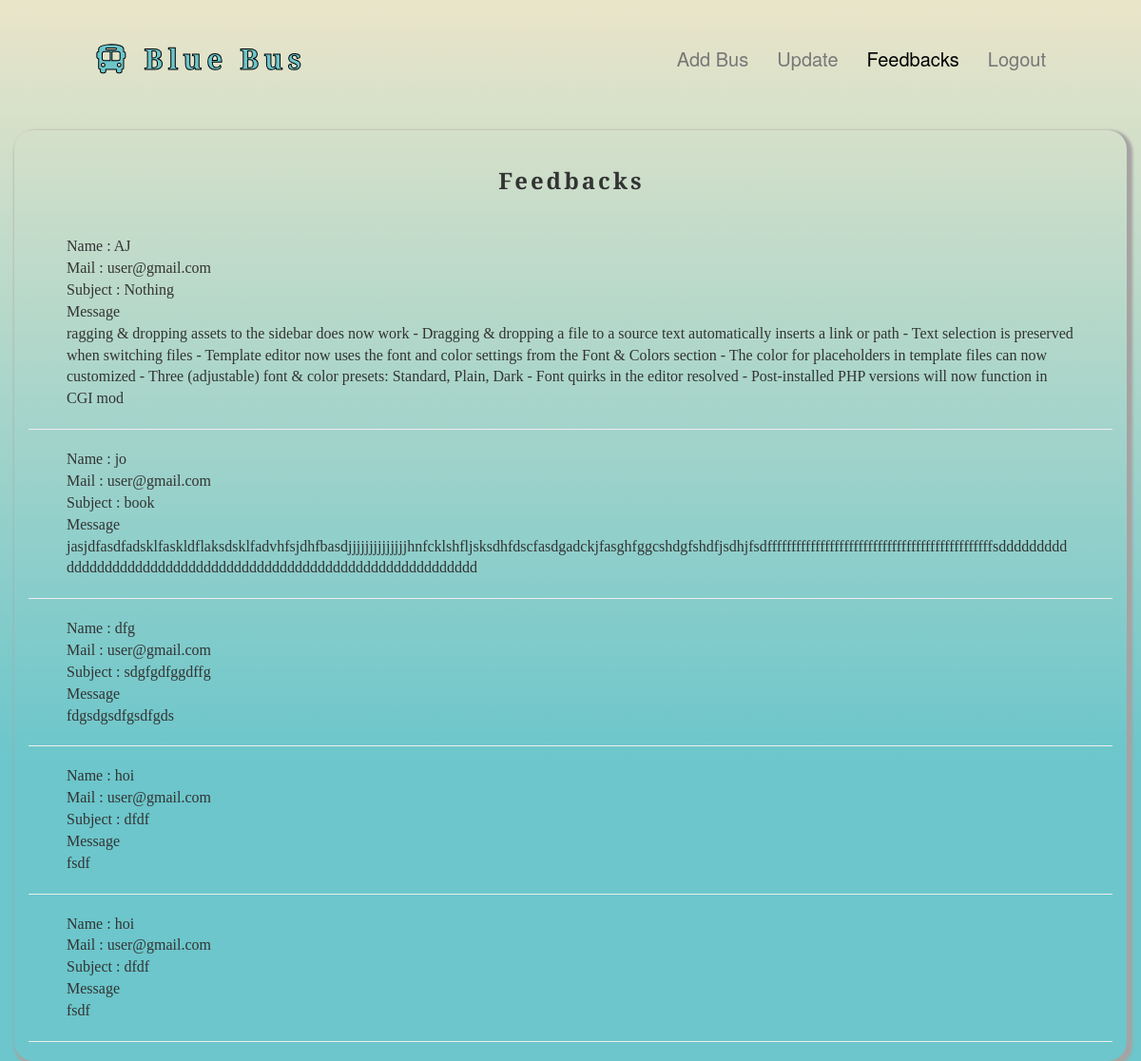
/Transport/view_feedback.php (signed in), run on the app's committed database.
### tables this page shows
CREATE TABLE `feedback` (
  `name` varchar(20) NOT NULL,
  `mail` varchar(20) NOT NULL,
  `subject` varchar(100) NOT NULL,
  `message` text NOT NULL
);

### Transport/view_feedback.php (the view, shortened to what this page needs)
<!DOCTYPE html>
<html lang="en">
<head>
    <link rel="stylesheet" href="Bootstrap/bootstrap-3.4.1-dist/css/bootstrap.min.css">
    <link rel="stylesheet" href="https://cdn.jsdelivr.net/npm/bootstrap@3.3.7/dist/css/bootstrap.min.css">
    <link rel="stylesheet" href="style.css">
    <link rel="stylesheet" href="https://cdnjs.cloudflare.com/ajax/libs/font-awesome/6.2.1/css/all.min.css" />
    <link rel="stylesheet" href="https://cdnjs.cloudflare.com/ajax/libs/font-awesome/6.2.1/css/fontawesome.min.css" />
    <link rel="stylesheet" href="fontawesome-free-6.2.1-web/css/all.min.css">
    <link rel="stylesheet" href="fontawesome-free-6.2.1-web/css/fontawesome.min.css">
    <link rel="stylesheet" href="style.css">
</head>
<body>
    <div class="navigation">
    <nav class="navbar navbar-default navbar-static-top navigation" >
        <div class="navbar-header">
            <a href="#" class="navbar-brand head-letter" style="padding-left: 100px;"><h3><i class="fa-solid fa-bus"></i> Blue Bus</h3></a>
        </div>
        <div class="collapse navbar-collapse" id="mynavbar" style="margin-top: 27px;">
        <ul class="nav navbar-nav navbar-right">
            <li><a href="add_bus.php">Add Bus</a></li>
            <li><a href="update_bus_search.php" >Update</a></li>
            <li><a href="#" style="color: black;">Feedbacks</a></li>
            <li><a href="webpages/admin_logout.php">Logout</a></li>
        </ul>
        </div>
        </nav></div>
<div class="container" align="center"><br>
    <h3 class="form-head">Feedbacks</h3><br>
<?php
    function display($name,$mail, $subject,$message)
    {
        echo "
        <p align='left' class='letter-design'style='padding-left:40px;padding-right:40px;word-wrap: break-word;'>Name : $name<br>Mail : $mail<br>Subject : $subject<br>
        Message<br>     $message<hr></p>
        ";
    }
    include('webpages/connect.php');
    $sql = "SELECT * FROM feedback";
    $result = mysqli_query($conn, $sql);
    if($result)
    {
    if(mysqli_num_rows($result)>0)
    {
        while($row = mysqli_fetch_assoc($result))
        {
            $name = $row["name"];
            $mail = $row["mail"];
            $subject = $row["subject"];
            $message = $row["message"];
            display($name , $mail, $subject, $message);
        }
    }
    else{
        echo "<script>document.getElementById('result').innerText = 'There are no Feedbacks available'</script>";
    }
        }
        else{
            echo $conn->error;
    }
    ?>
</div>
</body>
</html>

### Transport/style.css (style rules this page uses)
* { margin:0; padding:0; }
body { background-image: linear-gradient(#eae5c9,#6cc6cb); background-repeat: no-repeat; background-size: 100% 100%; width: 100%; height: 100vh; }
.container { margin-top:50px; border-radius: 20px; box-shadow: 3px 3px 3px 3px #a6a3a2; }
.letter-design { font-size: 16px; font-family: 'Bitter', serif; }
.head-letter { font-family: 'Playfair Display SC', serif; }
.head-letter h3 { font-size:30px; -webkit-text-stroke: 1px black; -webkit-text-fill-color: #6cc6cb; letter-spacing: 5px; font-weight: bolder; }
.form-head { font-family: 'Bitter', serif; margin-left: 2px; font-style: bold; letter-spacing: 3px; font-weight: 900; }
.navigation { background-color: transparent; padding-right: 50px; padding-top:5px; border-bottom: none; }
ul li { background-color: transparent; font-size: 20px; }

### Transport/view_feedback.php (style rules this page uses)
body { background-color: #6cc6cb; background-repeat: no-repeat; background-size: cover; width: 100%; height: 100vh; }
.container { margin-top: 50px; }

### data on the page
feedback: name "AJ", mail "user@gmail.com", subject "Nothing", message "ragging & dropping assets to the sidebar does now work - Dragging & dropping a file to a source text automatically inserts a link or path - Text selection is preserved when switching files - Template editor now uses the font and color settings from the Font & Colors section - The color for placeholders in template files can now customized - Three (adjustable) font & color presets: Standard, Plain, Dark - Font quirks in the editor resolved - Post-installed PHP versions will now function in CGI mod"
feedback: name "jo", mail "user@gmail.com", subject "book", message "jasjdfasdfadsklfaskldflaksdsklfadvhfsjdhfbasdjjjjjjjjjjjjjjhnfcklshfljsksdhfdscfasdgadckjfasghfggcshdgfshdfjsdhjfsdfffffffffffffffffffffffffffffffffffffffffffffffsddddddddddddddddddddddddddddddddddddddddddddddddddddddddddddddd"
feedback: name "dfg", mail "user@gmail.com", subject "sdgfgdfggdffg", message "fdgsdgsdfgsdfgds"
feedback: name "hoi", mail "user@gmail.com", subject "dfdf", message "fsdf"
feedback: name "hoi", mail "user@gmail.com", subject "dfdf", message "fsdf"
